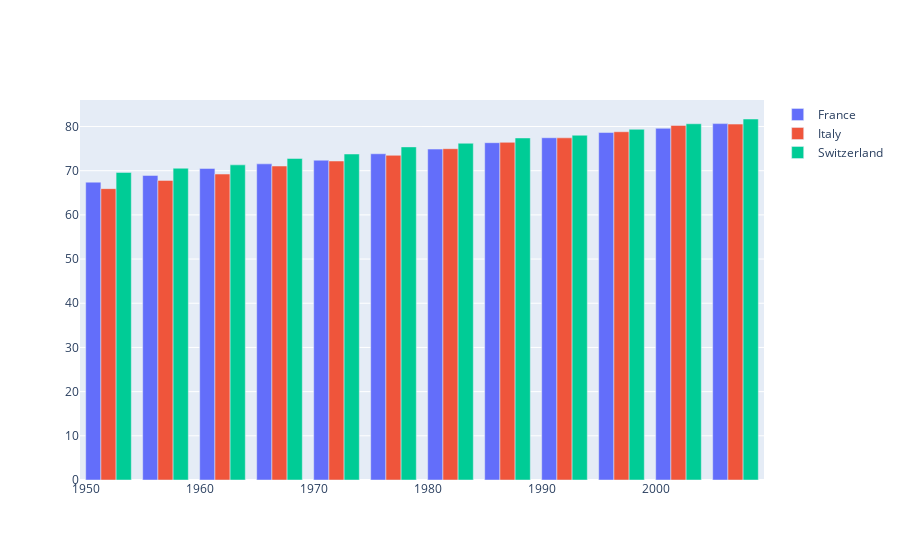

Here is the notebook cell this chart was saved with:
### Markdown cell above
### 2.1 LifeExp standard bar chart

### Code cell
# split data per selected countries
df_fr = data[data['country']=='France']
df_it = data[data['country']=='Italy']
df_ch = data[data['country']=='Switzerland']

# create figure plot
fig = go.Figure(
    data=[
        # different go.Bar for each trace
        go.Bar(name="France", x=df_fr['year'], y=df_fr['lifeExp']),
        go.Bar(name="Italy", x=df_it['year'], y=df_it['lifeExp']),
        go.Bar(name="Switzerland", x=df_ch['year'], y=df_ch['lifeExp'])
    ]
)
fig.show()

### Figure 1 — Plotly figure (JSON) as saved in the notebook; plotly's stock layout.template omitted (floating-point values rounded to 4 significant figures)
{"data": [{"name": "France", "type": "bar", "x": [1952, 1957, 1962, 1967, 1972, 1977, 1982, 1987, 1992, 1997, 2002, 2007], "y": [67.41, 68.93, 70.51, 71.55, 72.38, 73.83, 74.89, 76.34, 77.46, 78.64, 79.59, 80.66]}, {"name": "Italy", "type": "bar", "x": [1952, 1957, 1962, 1967, 1972, 1977, 1982, 1987, 1992, 1997, 2002, 2007], "y": [65.94, 67.81, 69.24, 71.06, 72.19, 73.48, 74.98, 76.42, 77.44, 78.82, 80.24, 80.55]}, {"name": "Switzerland", "type": "bar", "x": [1952, 1957, 1962, 1967, 1972, 1977, 1982, 1987, 1992, 1997, 2002, 2007], "y": [69.62, 70.56, 71.32, 72.77, 73.78, 75.39, 76.21, 77.41, 78.03, 79.37, 80.62, 81.7]}], "layout": {"autosize": true, "xaxis": {"autorange": true, "range": [1950.0, 2010.0], "type": "linear"}, "yaxis": {"autorange": true, "range": [0, 86.0], "type": "linear"}}}
